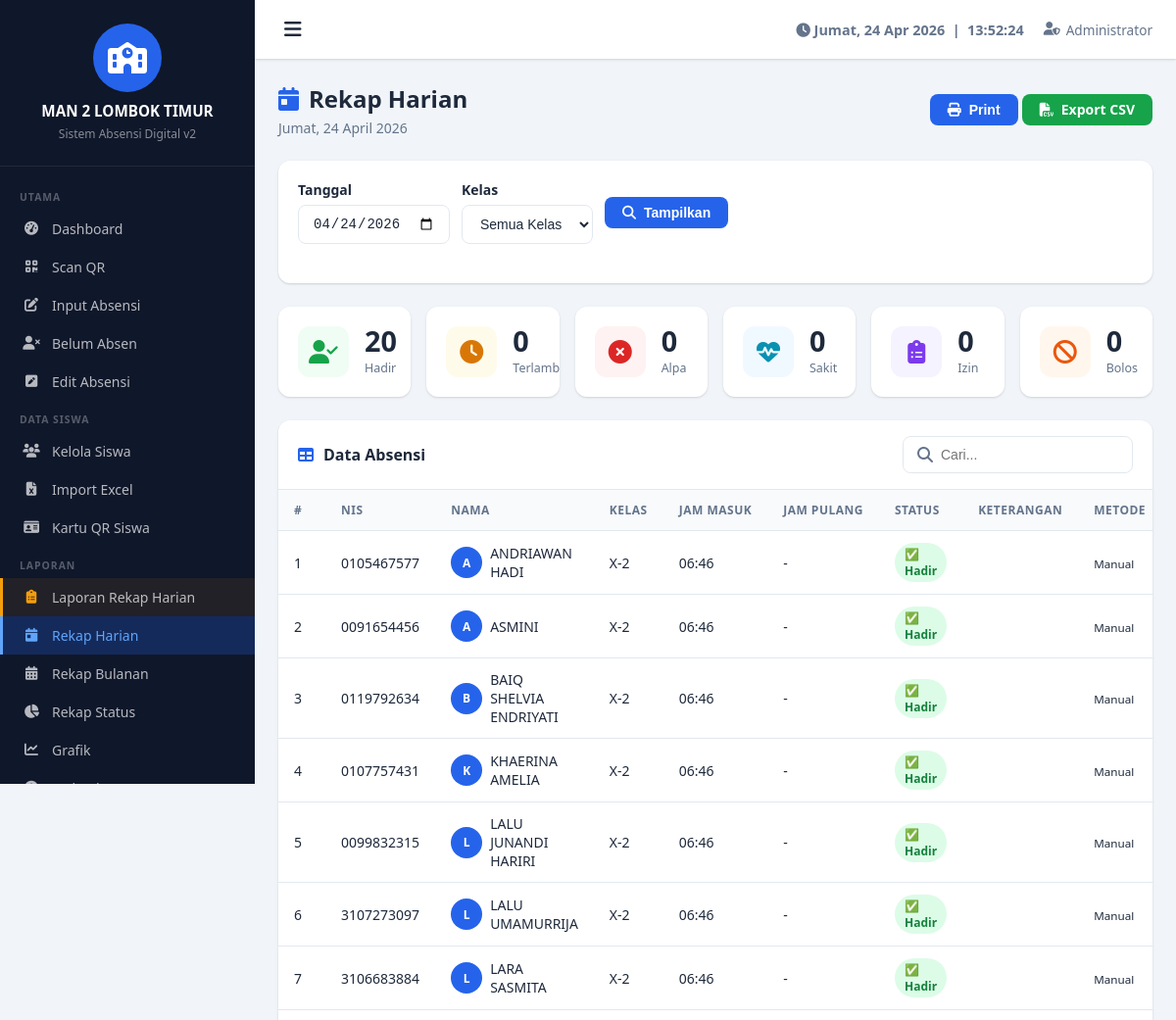
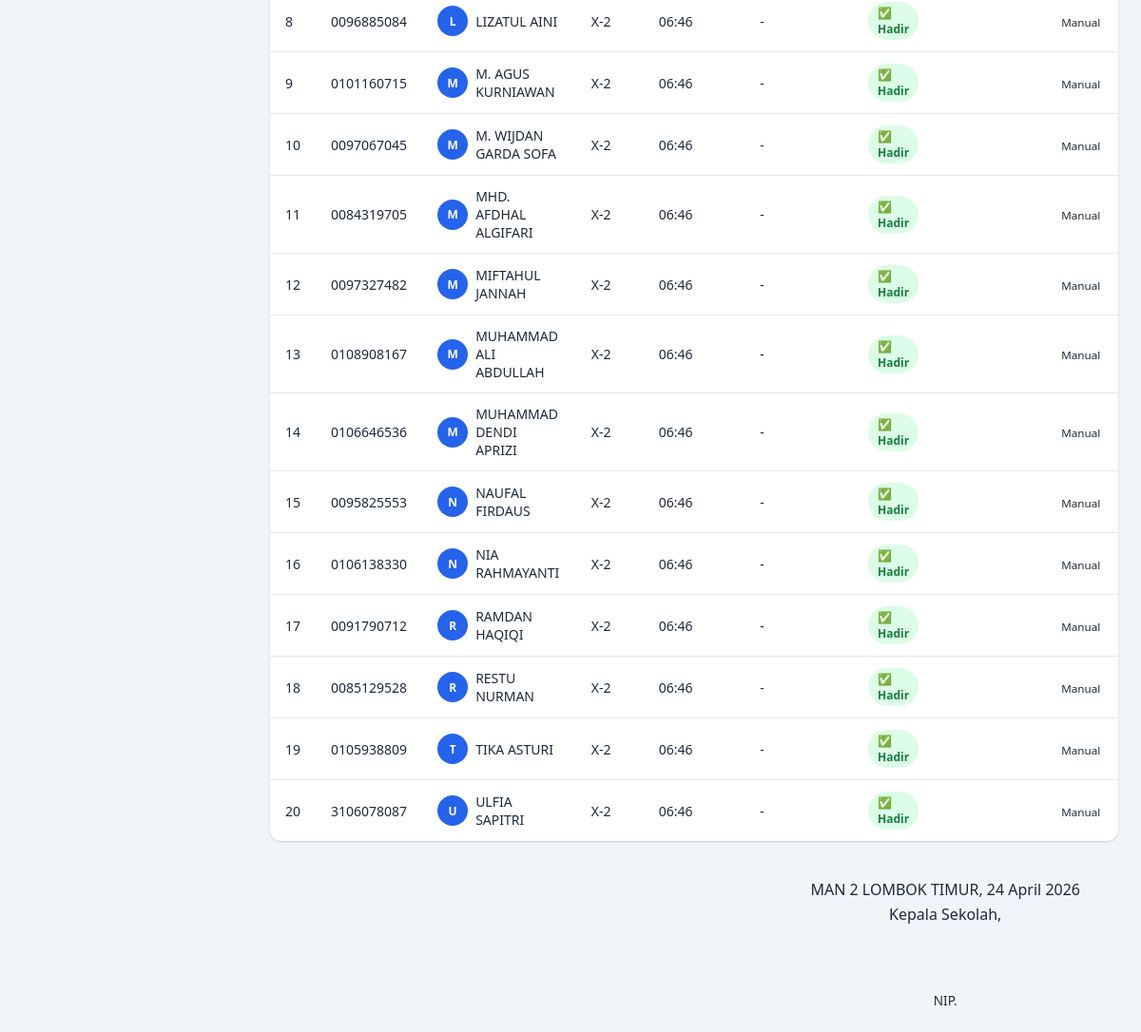
Page /rekap_harian.php (signed in) on the committed database (2 pictures, top to bottom).
### tables this page shows
CREATE TABLE `pengaturan` (
  `id` int(11) NOT NULL,
  `nama_sekolah` varchar(200) DEFAULT 'Nama Sekolah',
  `alamat` text DEFAULT NULL,
  `logo` varchar(255) DEFAULT NULL,
  `kepala_sekolah` varchar(200) DEFAULT NULL,
  `nip_kepala` varchar(50) DEFAULT NULL,
  `jam_masuk` time DEFAULT '07:00:00',
  `jam_terlambat` time DEFAULT '07:30:00',
  `jam_pulang` time DEFAULT '14:00:00',
  `token_wa` varchar(200) DEFAULT '',
  `pin_admin` varchar(255) DEFAULT NULL
);

CREATE TABLE `absensi` (
  `id` int(11) NOT NULL,
  `siswa_id` int(11) NOT NULL,
  `nis` varchar(20) NOT NULL,
  `nama` varchar(100) NOT NULL,
  `kelas` varchar(20) NOT NULL,
  `tanggal` date NOT NULL,
  `jam_masuk` time DEFAULT NULL,
  `jam_pulang` time DEFAULT NULL,
  `status` enum('Hadir','Terlambat','Alpa','Sakit','Izin','Bolos') DEFAULT 'Alpa',
  `keterangan` text DEFAULT NULL,
  `metode` enum('QR','Manual','Sistem') DEFAULT 'Manual',
  `created_at` timestamp NOT NULL DEFAULT current_timestamp(),
  `updated_at` timestamp NOT NULL DEFAULT current_timestamp() ON UPDATE current_timestamp()
);

### rekap_harian.php (the view, shortened to what this page needs)
<?php
require_once 'includes/config.php';
$today = date('Y-m-d');
$tanggal = sanitize($_GET['tanggal'] ?? $today);
$kelas   = sanitize($_GET['kelas'] ?? '');
$where = "a.tanggal='$tanggal'";
$data = $conn->query("SELECT a.*, s.foto FROM absensi a
    LEFT JOIN siswa s ON s.id=a.siswa_id
    WHERE $where ORDER BY a.kelas, a.nama");
$stats = $conn->query("SELECT status, COUNT(*) as total FROM absensi WHERE tanggal='$tanggal'" . ($kelas?" AND kelas='$kelas'":'') . " GROUP BY status")->fetch_all(MYSQLI_ASSOC);
$stat_arr = array_column($stats, 'total', 'status');
include 'includes/header.php';
?>
<div class="page-header d-flex align-center">
    <div>
        <div class="page-title"><i class="fas fa-calendar-day"></i> Rekap Harian</div>
        <div class="page-subtitle"><?= format_tanggal($tanggal) ?></div>
    </div>
    <div class="ms-auto">
        <button onclick="window.print()" class="btn btn-primary"><i class="fas fa-print"></i> Print</button>
        <a href="ajax/export_harian.php?tanggal=<?= $tanggal ?>&kelas=<?= urlencode($kelas) ?>" class="btn btn-success">
            <i class="fas fa-file-csv"></i> Export CSV
        </a>
    </div>
</div>
<div class="card mb-3 no-print">
    <div class="card-body">
        <form method="GET" class="filter-bar">
            <div>
                <label class="form-label">Tanggal</label>
                <input type="date" name="tanggal" class="form-control" value="<?= $tanggal ?>">
            </div>
            <div>
                <label class="form-label">Kelas</label>
                <select name="kelas" class="form-select">
                    <option value="">Semua Kelas</option>
                </select>
            </div>
            <div style="display:flex;align-items:flex-end">
                <button type="submit" class="btn btn-primary"><i class="fas fa-search"></i> Tampilkan</button>
            </div>
        </form>
    </div>
</div>
<div class="stats-grid mb-3 no-print" style="grid-template-columns:repeat(auto-fit,minmax(120px,1fr))">
    <?php
    $stat_config = [
        'Hadir' => ['icon'=>'user-check','class'=>'hadir'],
        'Terlambat' => ['icon'=>'clock','class'=>'terlambat'],
        'Alpa' => ['icon'=>'times-circle','class'=>'alpa'],
        'Sakit' => ['icon'=>'heartbeat','class'=>'sakit'],
        'Izin' => ['icon'=>'clipboard-list','class'=>'izin'],
        'Bolos' => ['icon'=>'ban','class'=>'bolos'],
    ];
    foreach ($stat_config as $st => $cfg):
    ?>
    <div class="stat-card <?= $cfg['class'] ?>">
        <div class="stat-icon"><i class="fas fa-<?= $cfg['icon'] ?>"></i></div>
        <div>
            <div class="stat-value"><?= $stat_arr[$st] ?? 0 ?></div>
            <div class="stat-label"><?= $st ?></div>
        </div>
    </div>
    <?php endforeach; ?>
</div>
<div class="card">
    <div class="card-header">
        <i class="fas fa-table" style="color:var(--primary)"></i> Data Absensi
        <div class="ms-auto no-print">
            <div class="search-box">
                <i class="fas fa-search"></i>
                <input type="text" id="searchInput" placeholder="Cari...">
            </div>
        </div>
    </div>
    <div class="table-container">
        <table id="mainTable">
            <thead>
                <tr>
                    <th>#</th>
                    <th>NIS</th>
                    <th>Nama</th>
                    <th>Kelas</th>
                    <th>Jam Masuk</th>
                    <th>Jam Pulang</th>
                    <th>Status</th>
                    <th>Keterangan</th>
                    <th>Metode</th>
                </tr>
            </thead>
            <tbody>
                <?php if ($data->num_rows === 0): ?>
                <tr><td colspan="9" style="text-align:center;padding:40px;color:var(--text-muted)">
                    Tidak ada data untuk tanggal ini
                </td></tr>
                <?php else:
                $no = 0;
                while ($row = $data->fetch_assoc()):
                $no++; ?>
                <tr>
                    <td><?= $no ?></td>
                    <td><?= $row['nis'] ?></td>
                    <td>
                        <div style="display:flex;align-items:center;gap:8px">
                            <?php if (!empty($row['foto']) && file_exists(__DIR__.'/uploads/foto/'.$row['foto'])): ?>
                                <img src="<?= BASE_URL ?>uploads/foto/<?= $row['foto'] ?>" class="student-photo" style="width:32px;height:32px">
                            <?php else: ?>
                                <div class="student-avatar" style="width:32px;height:32px;font-size:.75rem;flex-shrink:0">
                                    <?= strtoupper(substr($row['nama'],0,1)) ?>
                                </div>
                            <?php endif; ?>
                            <?= htmlspecialchars($row['nama']) ?>
                        </div>
                    </td>
                    <td><?= $row['kelas'] ?></td>
                    <td><?= $row['jam_masuk'] ? date('H:i', strtotime($row['jam_masuk'])) : '-' ?></td>
                    <td><?= $row['jam_pulang'] ? date('H:i', strtotime($row['jam_pulang'])) : '-' ?></td>
                    <td><?= get_status_badge($row['status']) ?></td>
                    <td><?= htmlspecialchars($row['keterangan'] ?? '-') ?></td>
                    <td><small><?= $row['metode'] ?></small></td>
                </tr>
                <?php endwhile; endif; ?>
            </tbody>
        </table>
    </div>
</div>
<div class="ttd-section" style="margin-top:40px;display:flex;justify-content:flex-end;padding-right:40px">
    <div style="text-align:center;min-width:220px">
        <?php
        $bln = ['','Januari','Februari','Maret','April','Mei','Juni','Juli','Agustus','September','Oktober','November','Desember'];
        $tgl_ttd = date('d') . ' ' . $bln[(int)date('n')] . ' ' . date('Y');
        ?>
        <div><?= htmlspecialchars($pengaturan['nama_sekolah'] ?? '') ?>, <?= $tgl_ttd ?></div>
        <div style="margin-top:4px">Kepala Sekolah,</div>
        <div style="font-size:.85rem">NIP. <?= htmlspecialchars($pengaturan['nip_kepala'] ?? '-') ?></div>
    </div>
</div>
<?php include 'includes/footer.php'; ?>

### includes/header.php (shortened to what this page needs)
<?php
$pengaturan = get_pengaturan();
$current_page = basename($_SERVER['PHP_SELF'], '.php');
?>
<!DOCTYPE html>
<html lang="id">
<head>
    <link rel="stylesheet" href="<?= BASE_URL ?>assets/css/style.css">
    <link rel="stylesheet" href="https://cdnjs.cloudflare.com/ajax/libs/font-awesome/6.4.0/css/all.min.css">
</head>
<body>
<div class="sidebar" id="sidebar">
    <div class="sidebar-header">
        <?php if (!empty($pengaturan['logo']) && file_exists('uploads/logo/' . $pengaturan['logo'])): ?>
            <img src="<?= BASE_URL ?>uploads/logo/<?= $pengaturan['logo'] ?>" alt="Logo" class="school-logo">
        <?php else: ?>
            <div class="logo-placeholder"><i class="fas fa-school"></i></div>
        <?php endif; ?>
        <div class="school-name"><?= htmlspecialchars($pengaturan['nama_sekolah']) ?></div>
        <div class="school-sub">Sistem Absensi Digital v2</div>
    </div>
    <nav class="sidebar-nav">
        <div class="nav-section">UTAMA</div>
        <a href="<?= BASE_URL ?>dashboard.php" class="nav-item <?= $current_page=='dashboard'?'active':'' ?>">
            <i class="fas fa-tachometer-alt"></i> Dashboard
        </a>
        <a href="<?= BASE_URL ?>scan.php" class="nav-item <?= $current_page=='scan'?'active':'' ?>">
            <i class="fas fa-qrcode"></i> Scan QR
        </a>
        <a href="<?= BASE_URL ?>manual.php" class="nav-item <?= $current_page=='manual'?'active':'' ?>">
            <i class="fas fa-edit"></i> Input Absensi
        </a>
        <a href="<?= BASE_URL ?>belum_absen.php" class="nav-item <?= $current_page=='belum_absen'?'active':'' ?>">
            <i class="fas fa-user-times"></i> Belum Absen
        </a>
        <a href="<?= BASE_URL ?>edit_absensi.php" class="nav-item <?= $current_page=='edit_absensi'?'active':'' ?>">
            <i class="fas fa-pen-square"></i> Edit Absensi
        </a>
        <div class="nav-section">DATA SISWA</div>
        <a href="<?= BASE_URL ?>siswa.php" class="nav-item <?= $current_page=='siswa'?'active':'' ?>">
            <i class="fas fa-users"></i> Kelola Siswa
        </a>
        <a href="<?= BASE_URL ?>import_excel.php" class="nav-item <?= $current_page=='import_excel'?'active':'' ?>">
            <i class="fas fa-file-excel"></i> Import Excel
        </a>
        <a href="<?= BASE_URL ?>barcode_generate.php" class="nav-item <?= $current_page=='barcode_generate'?'active':'' ?>">
            <i class="fas fa-id-card"></i> Kartu QR Siswa
        </a>
        <div class="nav-section">LAPORAN</div>
        <a href="<?= BASE_URL ?>laporan_rekap_harian.php" class="nav-item <?= $current_page=='laporan_rekap_harian'?'active':'' ?>"
           style="<?= $current_page=='laporan_rekap_harian'?'':'border-left:3px solid #f59e0b;background:rgba(245,158,11,.08)' ?>">
            <i class="fas fa-clipboard-list" style="color:#f59e0b"></i>
            <span>Laporan Rekap Harian</span>
        </a>
        <a href="<?= BASE_URL ?>rekap_harian.php" class="nav-item <?= $current_page=='rekap_harian'?'active':'' ?>">
            <i class="fas fa-calendar-day"></i> Rekap Harian
        </a>
        <a href="<?= BASE_URL ?>rekap_bulanan.php" class="nav-item <?= $current_page=='rekap_bulanan'?'active':'' ?>">
            <i class="fas fa-calendar-alt"></i> Rekap Bulanan
        </a>
        <a href="<?= BASE_URL ?>rekap_status.php" class="nav-item <?= $current_page=='rekap_status'?'active':'' ?>">
            <i class="fas fa-chart-pie"></i> Rekap Status
        </a>
        <a href="<?= BASE_URL ?>grafik.php" class="nav-item <?= $current_page=='grafik'?'active':'' ?>">
            <i class="fas fa-chart-line"></i> Grafik
        </a>
        <a href="<?= BASE_URL ?>terlambat.php" class="nav-item <?= $current_page=='terlambat'?'active':'' ?>">
            <i class="fas fa-clock"></i> Terlambat
        </a>
    </nav>
</div>
<div class="main-content" id="mainContent">
    <header class="top-bar">
        <button class="sidebar-toggle" onclick="toggleSidebar()"><i class="fas fa-bars"></i></button>
        <div class="top-bar-info">
            <div class="realtime-clock" id="realtimeClock"></div>
            <div class="admin-info"><i class="fas fa-user-shield"></i> <?= htmlspecialchars($_SESSION['admin_nama'] ?? 'Admin') ?></div>
        </div>
    </header>
    <div class="content-wrapper">

### includes/config.php (shortened to what this page needs)
<?php
$conn = new mysqli(DB_HOST, DB_USER, DB_PASS, DB_NAME);
$conn->set_charset("utf8mb4");
function get_pengaturan() {
    global $conn;
    return $conn->query("SELECT * FROM pengaturan LIMIT 1")->fetch_assoc();
}
function get_status_badge($status) {
    $map = [
        'Hadir'     => ['badge-hadir',    '✅'],
        'Terlambat' => ['badge-terlambat','⏰'],
        'Alpa'      => ['badge-alpa',     '❌'],
        'Sakit'     => ['badge-sakit',    '🏥'],
        'Izin'      => ['badge-izin',     '📋'],
        'Bolos'     => ['badge-bolos',    '🚫'],
    ];
    $d = $map[$status] ?? ['',''];
    return '<span class="badge '.$d[0].'">'.$d[1].' '.$status.'</span>';
}
function sanitize($str) {
    global $conn;
    return $conn->real_escape_string(htmlspecialchars(strip_tags(trim($str))));
}
function format_tanggal($date) {
    $hari  = ['Minggu','Senin','Selasa','Rabu','Kamis','Jumat','Sabtu'];
    $bulan = ['','Januari','Februari','Maret','April','Mei','Juni','Juli','Agustus','September','Oktober','November','Desember'];
    $ts = strtotime($date);
    return $hari[date('w',$ts)].', '.date('d',$ts).' '.$bulan[(int)date('n',$ts)].' '.date('Y',$ts);
}
?>

### rows in the picture
pengaturan: nama_sekolah "MAN 2 LOMBOK TIMUR"
absensi: nis "0105467577", nama "A", nama "ANDRIAWAN HADI", kelas "X-2", jam_masuk "06:46", status "✅", status "Hadir", metode "Manual"
absensi: nis "0091654456", nama "A", nama "ASMINI", kelas "X-2", jam_masuk "06:46", status "✅", status "Hadir", metode "Manual"
absensi: nis "0119792634", nama "B", nama "BAIQ SHELVIA ENDRIYATI", kelas "X-2", jam_masuk "06:46", status "✅", status "Hadir", metode "Manual"
absensi: nis "0107757431", nama "K", nama "KHAERINA AMELIA", kelas "X-2", jam_masuk "06:46", status "✅", status "Hadir", metode "Manual"
absensi: nis "0099832315", nama "L", nama "LALU JUNANDI HARIRI", kelas "X-2", jam_masuk "06:46", status "✅", status "Hadir", metode "Manual"
absensi: nis "3107273097", nama "L", nama "LALU UMAMURRIJA", kelas "X-2", jam_masuk "06:46", status "✅", status "Hadir", metode "Manual"
absensi: nis "3106683884", nama "L", nama "LARA SASMITA", kelas "X-2", jam_masuk "06:46", status "✅", status "Hadir", metode "Manual"
absensi: nis "0096885084", nama "L", nama "LIZATUL AINI", kelas "X-2", jam_masuk "06:46", status "✅", status "Hadir", metode "Manual"
absensi: nis "0101160715", nama "M", nama "M. AGUS KURNIAWAN", kelas "X-2", jam_masuk "06:46", status "✅", status "Hadir", metode "Manual"
absensi: nis "0097067045", nama "M", nama "M. WIJDAN GARDA SOFA", kelas "X-2", jam_masuk "06:46", status "✅", status "Hadir", metode "Manual"
absensi: nis "0084319705", nama "M", nama "MHD. AFDHAL ALGIFARI", kelas "X-2", jam_masuk "06:46", status "✅", status "Hadir", metode "Manual"
absensi: nis "0097327482", nama "M", nama "MIFTAHUL JANNAH", kelas "X-2", jam_masuk "06:46", status "✅", status "Hadir", metode "Manual"
absensi: nis "0108908167", nama "M", nama "MUHAMMAD ALI ABDULLAH", kelas "X-2", jam_masuk "06:46", status "✅", status "Hadir", metode "Manual"
absensi: nis "0106646536", nama "M", nama "MUHAMMAD DENDI APRIZI", kelas "X-2", jam_masuk "06:46", status "✅", status "Hadir", metode "Manual"
absensi: nis "0095825553", nama "N", nama "NAUFAL FIRDAUS", kelas "X-2", jam_masuk "06:46", status "✅", status "Hadir", metode "Manual"
absensi: nis "0106138330", nama "N", nama "NIA RAHMAYANTI", kelas "X-2", jam_masuk "06:46", status "✅", status "Hadir", metode "Manual"
absensi: nis "0091790712", nama "R", nama "RAMDAN HAQIQI", kelas "X-2", jam_masuk "06:46", status "✅", status "Hadir", metode "Manual"
absensi: nis "0085129528", nama "R", nama "RESTU NURMAN", kelas "X-2", jam_masuk "06:46", status "✅", status "Hadir", metode "Manual"
absensi: nis "0105938809", nama "T", nama "TIKA ASTURI", kelas "X-2", jam_masuk "06:46", status "✅", status "Hadir", metode "Manual"
absensi: nis "3106078087", nama "U", nama "ULFIA SAPITRI", kelas "X-2", jam_masuk "06:46", status "✅", status "Hadir", metode "Manual"

### other values in the picture
$_SESSION['admin_nama'] "Administrator"
format_tanggal($tanggal) "Jumat, 24 April 2026"
$stat_arr[$st] "20"
$st "Hadir"
$stat_arr[$st] "0"
$st "Alpa"
$st "Sakit"
$st "Izin"
$st "Bolos"
